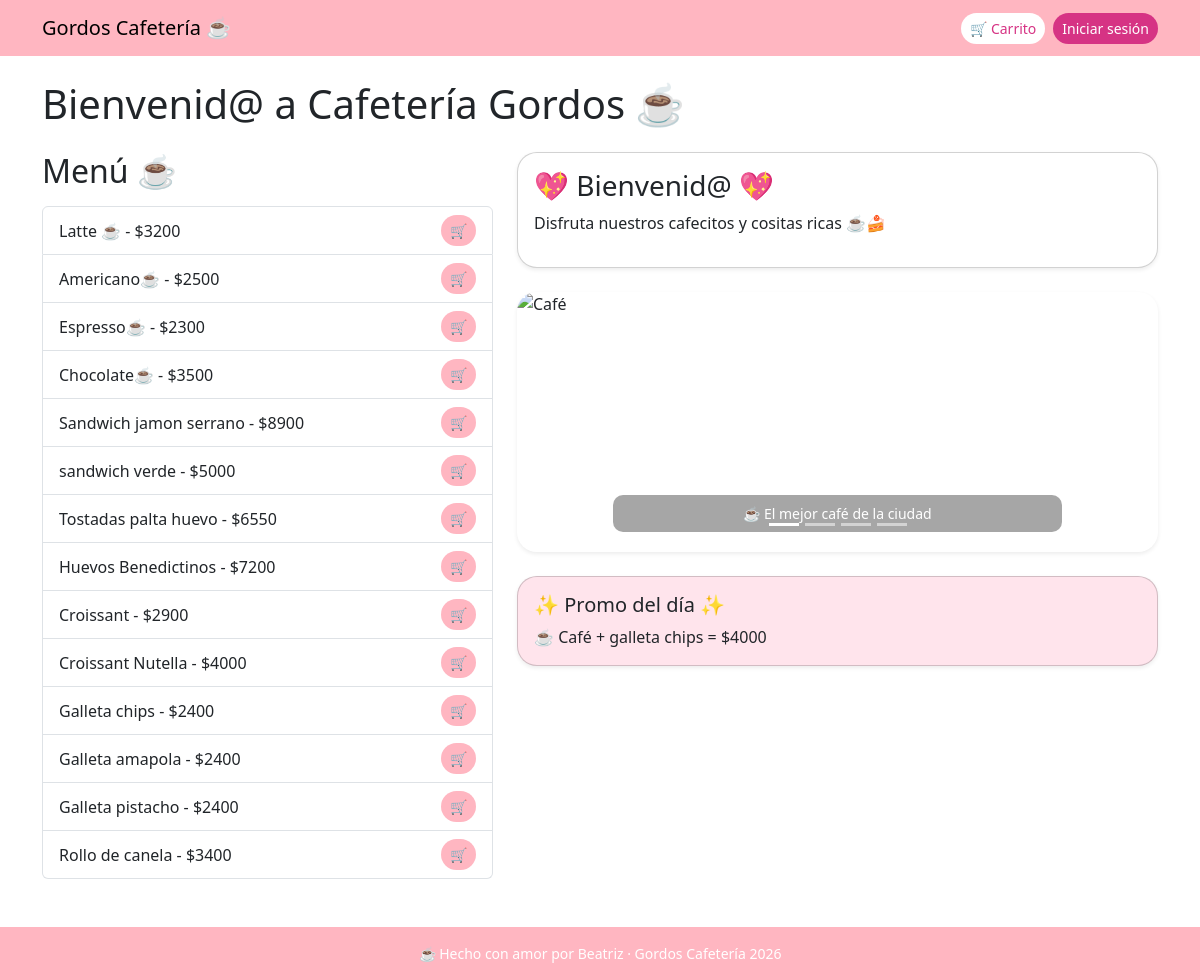
The page / on the database its author committed.
### products/models.py (models this page shows, shortened)
class Producto(models.Model):
    nombre = models.CharField(max_length=100)
    precio = models.IntegerField()

### products/views.py (the view)
# urls.py: path('', home, name='home'),
def home(request):
    productos = Producto.objects.all()
    return render(request, 'home.html', {'productos': productos})

### templates/home.html (shortened to what this page needs)
{% extends 'base.html' %}
{% load static %}
{% block content %}
<h1 class="mb-4">Bienvenid@ a Cafetería Gordos ☕</h1>
<div class="row">
    <div class="col-md-5">
        <h2 class="mb-3">Menú ☕</h2>
        <ul class="list-group">
            {% for producto in productos %}
                <li class="list-group-item d-flex justify-content-between align-items-center">
                    <span>{{ producto.nombre }} - ${{ producto.precio }}</span>
                    <div>
                        <a href="{% url 'add_to_cart' producto.id %}"
                           class="btn btn-sm"
                           style="background-color: #ffb6c1; color: white; border-radius: 20px;">
                            🛒
                        </a>
                    </div>
                </li>
            {% empty %}
                <li class="list-group-item">No hay productos aún</li>
            {% endfor %}
        </ul>
    </div>
    <div class="col-md-7">
        <div class="card mb-4 shadow-sm" style="border-radius: 20px;">
            <div class="card-body">
                <h3>💖 Bienvenid@ 💖</h3>
                <p>Disfruta nuestros cafecitos y cositas ricas ☕🍰</p>
            </div>
        </div>
        <div id="cafeteriaCarousel" class="carousel slide mb-4 shadow-sm"
             data-bs-ride="carousel" style="border-radius: 20px; overflow: hidden;">
            <div class="carousel-indicators">
                <button type="button" data-bs-target="#cafeteriaCarousel" data-bs-slide-to="0" class="active"></button>
                <button type="button" data-bs-target="#cafeteriaCarousel" data-bs-slide-to="1"></button>
                <button type="button" data-bs-target="#cafeteriaCarousel" data-bs-slide-to="2"></button>
                <button type="button" data-bs-target="#cafeteriaCarousel" data-bs-slide-to="3"></button>
            </div>
            <div class="carousel-inner">
                <div class="carousel-item active">
                    <img src="https://images.unsplash.com/photo-1509042239860-f550ce710b93?w=800&q=80"
                         class="d-block w-100" alt="Café"
                         style="height: 260px; object-fit: cover;">
                    <div class="carousel-caption d-none d-md-block"
                         style="background: rgba(0,0,0,0.35); border-radius: 10px; padding: 8px 14px;">
                        <p class="mb-0" style="font-size: 14px;">☕ El mejor café de la ciudad</p>
                    </div>
                </div>
            </div>
            <button class="carousel-control-prev" type="button" data-bs-target="#cafeteriaCarousel" data-bs-slide="prev">
                <span class="carousel-control-prev-icon"></span>
            </button>
            <button class="carousel-control-next" type="button" data-bs-target="#cafeteriaCarousel" data-bs-slide="next">
                <span class="carousel-control-next-icon"></span>
            </button>
        </div>
        <div class="card p-3 shadow-sm"
             style="background-color: #ffe4ec; border-radius: 20px;">
            <h5>✨ Promo del día ✨</h5>
            <p class="mb-0">☕ Café + galleta chips = $4000</p>
        </div>
    </div>
</div>
{% endblock %}

### templates/base.html (shortened to what this page needs)
<!DOCTYPE html>
<html lang="es">
<head>
    <link href="https://cdn.jsdelivr.net/npm/bootstrap@5.3.2/dist/css/bootstrap.min.css" rel="stylesheet">
</head>
<body>
<nav class="navbar" style="background-color: #ffb6c1;">
  <div class="container d-flex justify-content-between align-items-center">
    <a class="navbar-brand" href="{% url 'home' %}">Gordos Cafetería ☕</a>
    <div class="d-flex gap-2 align-items-center">
      <a href="{% url 'view_cart' %}" class="btn btn-sm"
         style="background-color:#fff;color:#d63384;border-radius:20px;">
        🛒 Carrito
      </a>
      {% if user.is_authenticated %}
        <span class="text-white" style="font-size:13px;">Hola, {{ user.username }}</span>
<form method="post" action="{% url 'logout' %}" style="display:inline;">
  {% csrf_token %}
  <button type="submit" class="btn btn-sm"
          style="background-color:#d63384;color:white;border-radius:20px;border:none;">
    Salir
  </button>
</form>
        </a>
      {% else %}
        <a href="{% url 'login' %}" class="btn btn-sm"
           style="background-color:#d63384;color:white;border-radius:20px;">
          Iniciar sesión
        </a>
      {% endif %}
    </div>
  </div>
</nav>
<div class="container mt-4">
  {% block content %}
  {% endblock %}
</div>
<footer style="background-color: #ffb6c1; margin-top: 3rem; padding: 16px 0; text-align: center;">
    <p class="mb-0" style="color: white; font-size: 14px;">
        ☕ Hecho con amor por Beatriz · Gordos Cafetería 2026
    </p>
</footer>
</body>
</html>

### rows shown on the page
Producto: nombre "Latte ☕", precio "3200"
Producto: nombre "Americano☕", precio "2500"
Producto: nombre "Espresso☕", precio "2300"
Producto: nombre "Chocolate☕", precio "3500"
Producto: nombre "Sandwich jamon serrano", precio "8900"
Producto: nombre "sandwich verde", precio "5000"
Producto: nombre "Tostadas palta huevo", precio "6550"
Producto: nombre "Huevos Benedictinos", precio "7200"
Producto: nombre "Croissant", precio "2900"
Producto: nombre "Croissant Nutella", precio "4000"
Producto: nombre "Galleta chips", precio "2400"
Producto: nombre "Galleta amapola", precio "2400"
Producto: nombre "Galleta pistacho", precio "2400"
Producto: nombre "Rollo de canela", precio "3400"
